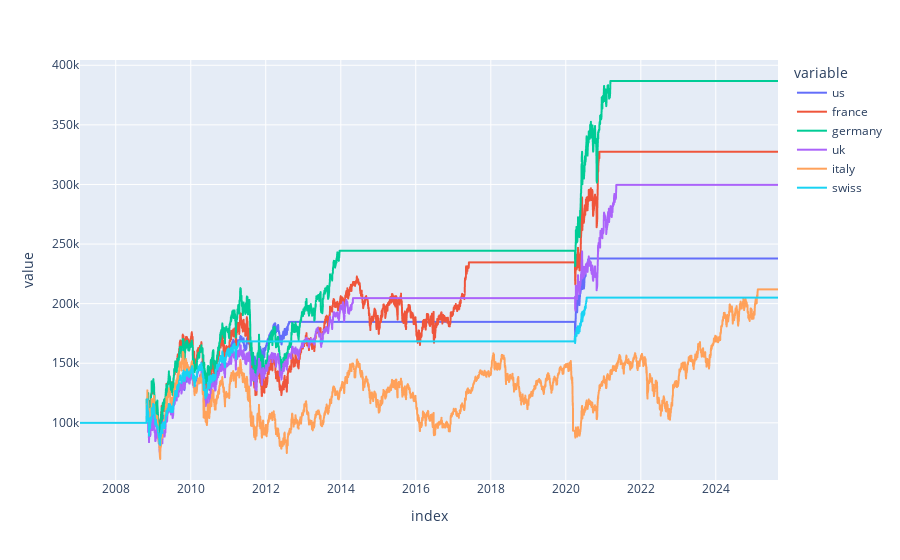

Write notebook code for a chart like this one.
### Code cell
px.line(pd.DataFrame(ptf_results))

### Figure 1 — Plotly figure (JSON) as saved in the notebook; plotly's stock layout.template omitted (floating-point values rounded to 4 significant figures; data arrays with more than 128 entries replaced by an {"elided": "..."} marker saying what was removed)
{"data": [{"hovertemplate": "variable=us<br>index=%{x}<br>value=%{y}<extra></extra>", "legendgroup": "us", "line": {"color": "#636efa", "dash": "solid"}, "marker": {"symbol": "circle"}, "mode": "lines", "name": "us", "showlegend": true, "type": "scattergl", "x": {"elided": "4685 str values"}, "xaxis": "x", "y": {"elided": "4685 float values"}, "yaxis": "y"}, {"hovertemplate": "variable=france<br>index=%{x}<br>value=%{y}<extra></extra>", "legendgroup": "france", "line": {"color": "#EF553B", "dash": "solid"}, "marker": {"symbol": "circle"}, "mode": "lines", "name": "france", "showlegend": true, "type": "scattergl", "x": {"elided": "4685 str values"}, "xaxis": "x", "y": {"elided": "4685 float values"}, "yaxis": "y"}, {"hovertemplate": "variable=germany<br>index=%{x}<br>value=%{y}<extra></extra>", "legendgroup": "germany", "line": {"color": "#00cc96", "dash": "solid"}, "marker": {"symbol": "circle"}, "mode": "lines", "name": "germany", "showlegend": true, "type": "scattergl", "x": {"elided": "4685 str values"}, "xaxis": "x", "y": {"elided": "4685 float values"}, "yaxis": "y"}, {"hovertemplate": "variable=uk<br>index=%{x}<br>value=%{y}<extra></extra>", "legendgroup": "uk", "line": {"color": "#ab63fa", "dash": "solid"}, "marker": {"symbol": "circle"}, "mode": "lines", "name": "uk", "showlegend": true, "type": "scattergl", "x": {"elided": "4685 str values"}, "xaxis": "x", "y": {"elided": "4685 float values"}, "yaxis": "y"}, {"hovertemplate": "variable=italy<br>index=%{x}<br>value=%{y}<extra></extra>", "legendgroup": "italy", "line": {"color": "#FFA15A", "dash": "solid"}, "marker": {"symbol": "circle"}, "mode": "lines", "name": "italy", "showlegend": true, "type": "scattergl", "x": {"elided": "4685 str values"}, "xaxis": "x", "y": {"elided": "4685 float values"}, "yaxis": "y"}, {"hovertemplate": "variable=swiss<br>index=%{x}<br>value=%{y}<extra></extra>", "legendgroup": "swiss", "line": {"color": "#19d3f3", "dash": "solid"}, "marker": {"symbol": "circle"}, "mode": "lines", "name": "swiss", "showlegend": true, "type": "scattergl", "x": {"elided": "4685 str values"}, "xaxis": "x", "y": {"elided": "4685 float values"}, "yaxis": "y"}], "layout": {"legend": {"title": {"text": "variable"}, "tracegroupgap": 0}, "margin": {"t": 60}, "xaxis": {"anchor": "y", "domain": [0, 1], "title": {"text": "index"}}, "yaxis": {"anchor": "x", "domain": [0, 1], "title": {"text": "value"}}}}
